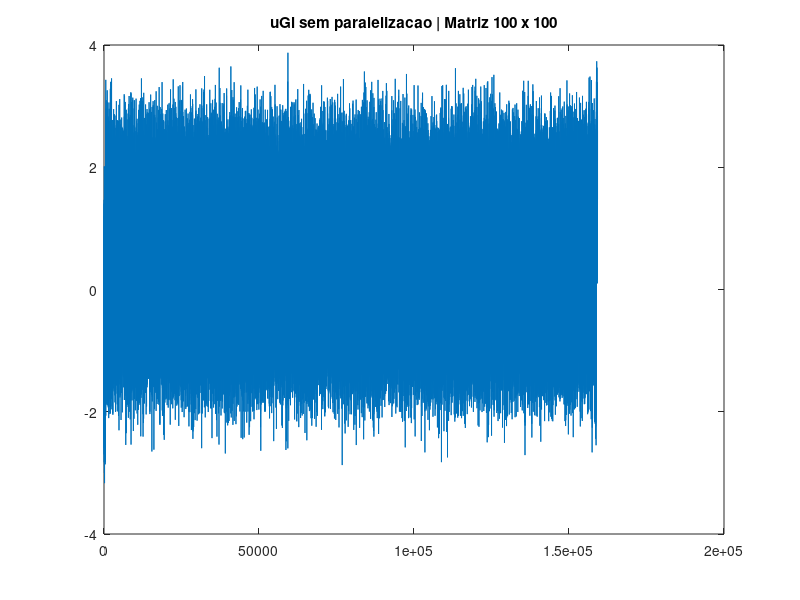
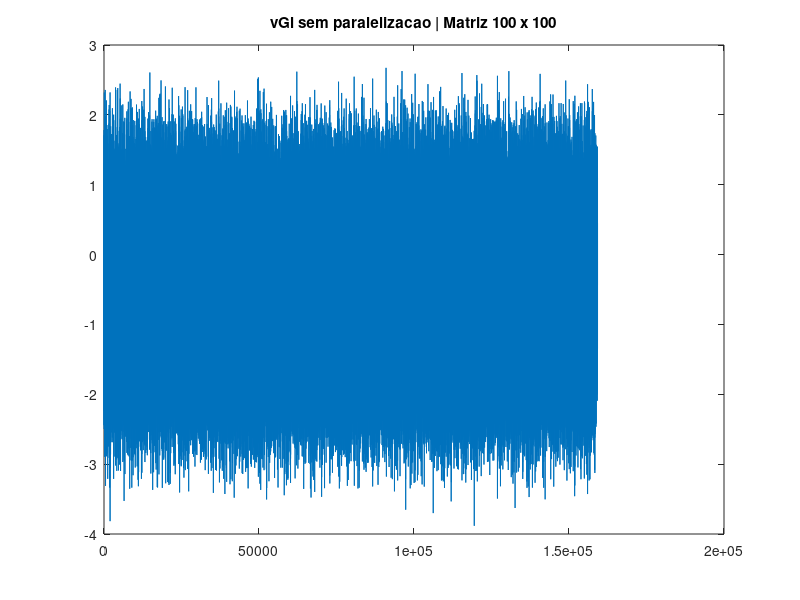
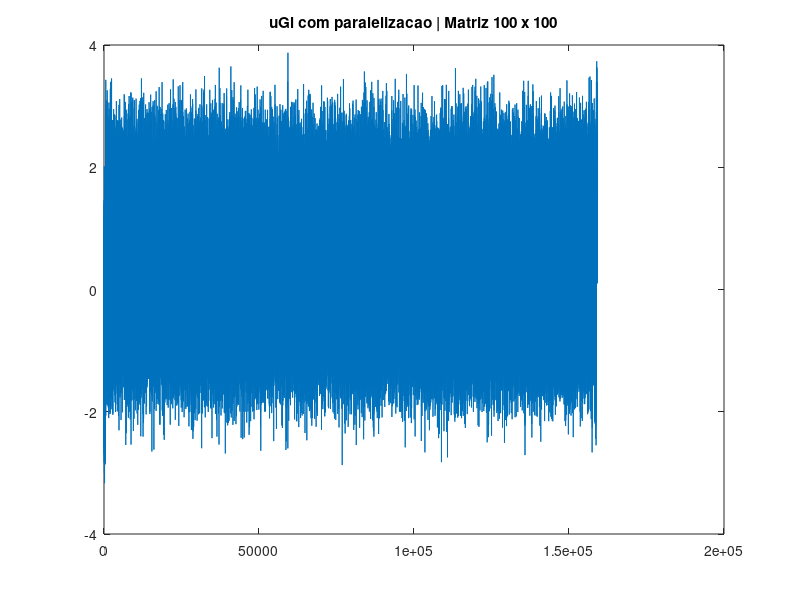
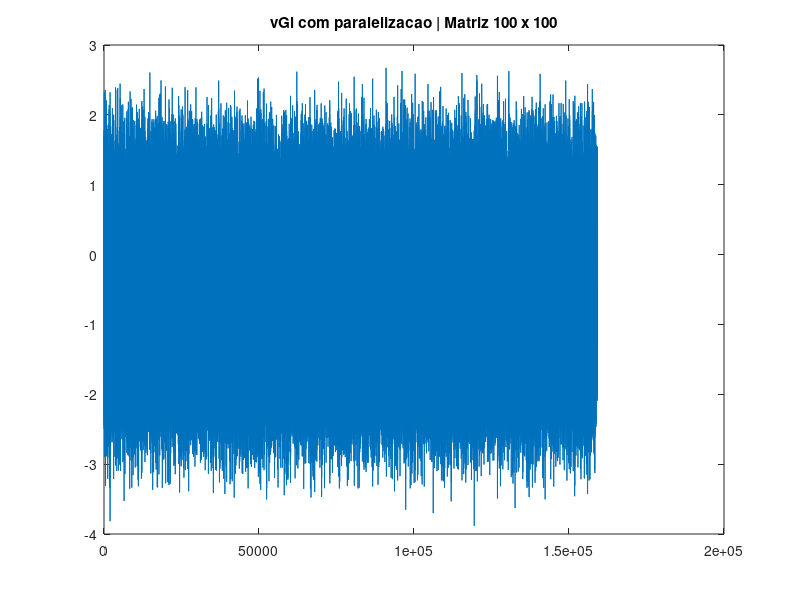

These figures' MATLAB source, in order:
# Funcoes do codigo:
# - plotar dados resultantes do codigo fortran com e sem paralelismo;
# - calculo distancia euclidiana entre os vetores resultantes;
# Autor: Fernando Emilio Puntel
# PPGI - Programa de pos graduacao e Informatica UFSM
# Professora Andrea Charao

# Carregar matrizes sem paralelismo
 load uGl.txt;
 who;            
 uGl;
  
load vGl.txt;
who;            
vGl;

# Carregar matrizes com paralelismo
 load uGlParalelizado.txt;
 who;            
 uGlParalelizado;
 
load vGlParalelizado.txt;
who;            
vGlParalelizado;

# Norm 
disp("uGl - Norm l^2")
 norm(uGl-uGlParalelizado)

disp("vGl - Norm l^2")
norm(vGl-vGlParalelizado)

# Norm manual (Distância Euclidiana)
tamanho=159200;
ind=1;
soma=0;
  
# uGl 
for ind =1:tamanho
   sub = uGl(ind) -uGlParalelizado(ind);
   pot = sub * sub;
   soma = soma + pot;
endfor
  
 normUgl = sqrt(soma)
  
# vGl 
soma = 0;
for ind =1:tamanho
   sub = vGl(ind) - vGlParalelizado(ind);
   pot = sub * sub;
   soma = soma + pot;
endfor
normVgl = sqrt(soma)


# Plots dos graficos
figure(1)
clf ()
plot(uGl)
title('uGl sem paralelizacao | Matriz 100 x 100')

figure(2)
plot(vGl)
title('vGl sem paralelizacao | Matriz 100 x 100')

figure(3)
plot(uGlParalelizado)
title('uGl com paralelizacao | Matriz 100 x 100')
 
figure(4)
plot(vGlParalelizado)
title('vGl com paralelizacao | Matriz 100 x 100')